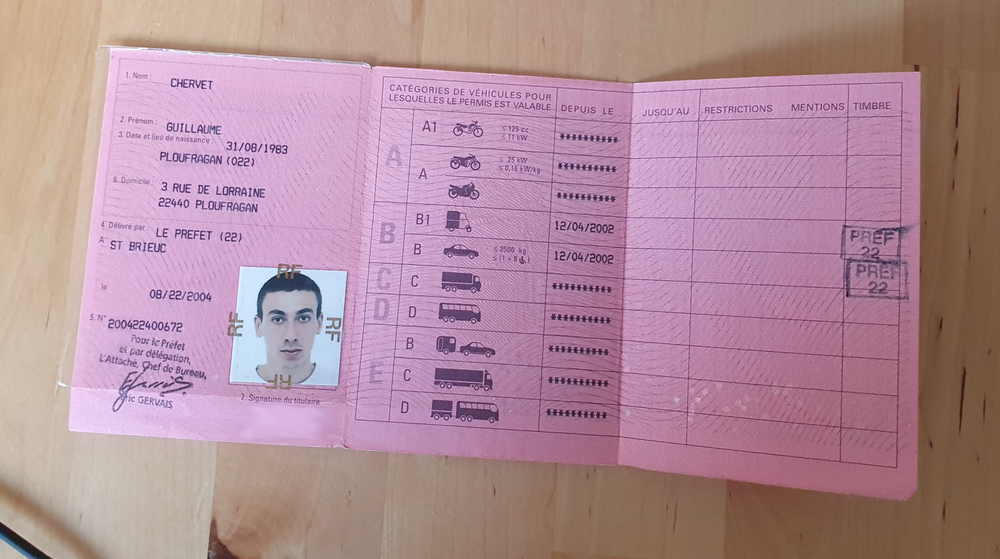
#> input picture 1-introduction/sample_anonyme.png, 1000 x 559 px, shrunk from 1600 x 895 before the run
$ python 4_image_replace_red.py
#> lines starting #> are read from the running program, lines starting #| are printed output that depends on the picture
import cv2

img = cv2.imread('./sample_anonyme.png') #BGR
#> img is the input picture: shape (559, 1000, 3); mean B, G, R 153.6, 140.8, 177.8

img[:, :, 0] = 0
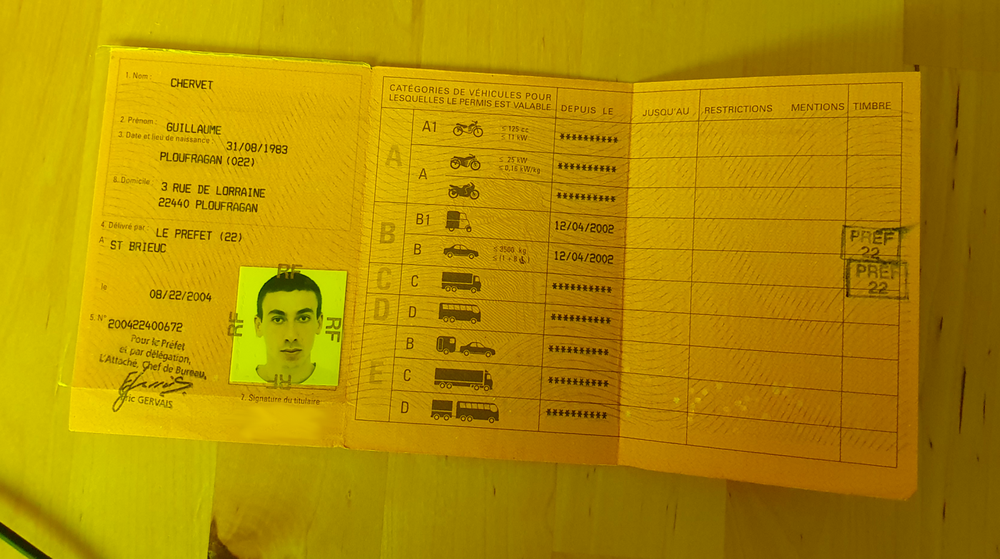
#> img: shape (559, 1000, 3); mean B, G, R 0, 140.8, 177.8
img[:, :, 1] = 0
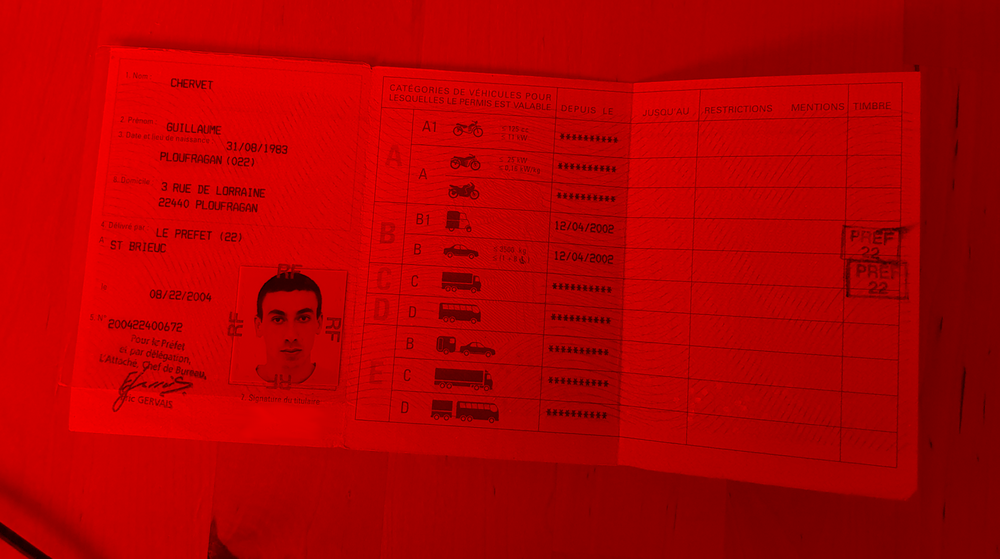
#> img: shape (559, 1000, 3); mean B, G, R 0, 0, 177.8
cv2.imshow("sample-color-red", img)
cv2.waitKey()
cv2.destroyAllWindows()
